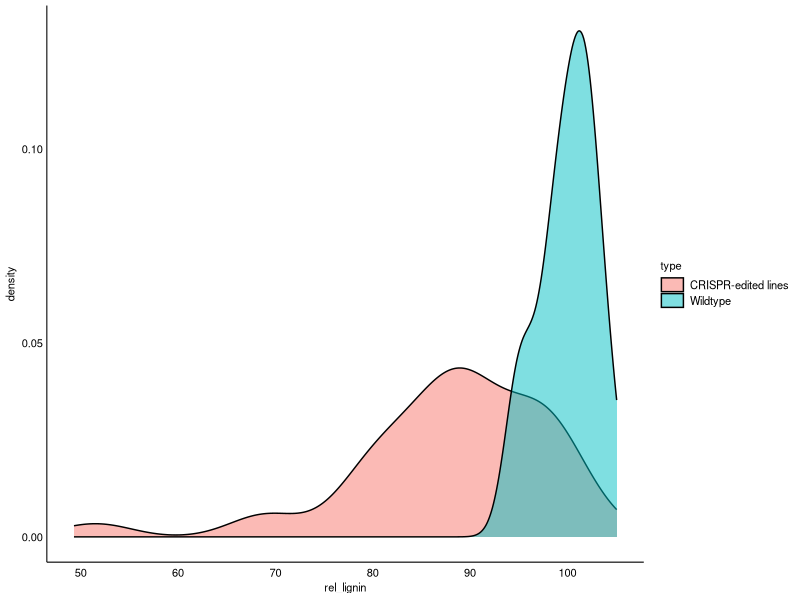
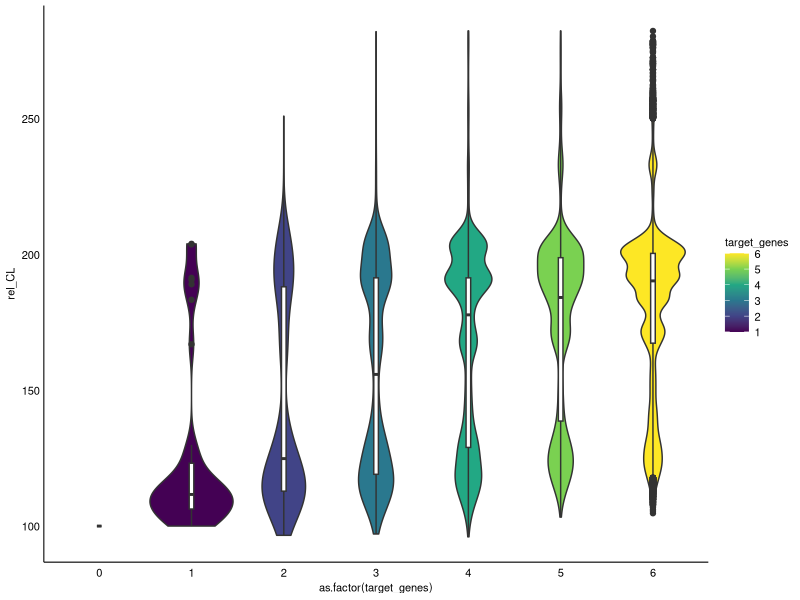

These charts were generated, in order, by the following R code:
## ---- chunk 1
# in this "setup chunk" you can load packages:
library(tidyverse)

# you can also create a custom theme_*():
theme_sulis <- function(base_size = 8) {
  theme_minimal(
    base_size = base_size
  ) %+replace%
    theme(
      axis.ticks = element_blank(),
      axis.text.x = element_text(
        size = 8,
        colour = "black",
        margin = margin(1, 1, 1, 1)
      ),
      axis.text.y = element_text(
        colour = "black",
        size = 8,
        angle = 0,
        vjust = 0.5,
        hjust = 1,
        margin = margin(1, 1, 1, 1)
      ),
      axis.title = element_text(
        colour = "black",
        size = 8
      ),
      axis.line = element_line(),
      panel.grid.major = element_blank(),
      panel.grid.minor = element_blank(),
      legend.text = element_text(size = 8),
      legend.key.height = unit(4, "mm"),
      complete = TRUE
    )
}

# and define variables you might need:
ggtext_size <- 8 / (14 / 5)
## ---- chunk 2
# write your code in this code chunk; execute all code within the chunk your cursor is in with ctrl+shift+enter
data <- read_tsv("data/Sulis2023_fig3G.tsv")

ggplot(data = data,
       aes(
         x = rel_lignin,
         fill = type)) +
  geom_density(alpha = 0.5) +
  theme_sulis()
## ---- chunk 3
data <- read_tsv("data/Sulis2023_predictions.tsv")
ggplot(data = data,
       aes(x = as.factor(target_genes),
           y = rel_CL)) +
  geom_violin(aes(fill = target_genes)) +
  geom_boxplot(width = 0.05) +
  scale_fill_viridis_c() +
  theme_sulis()
